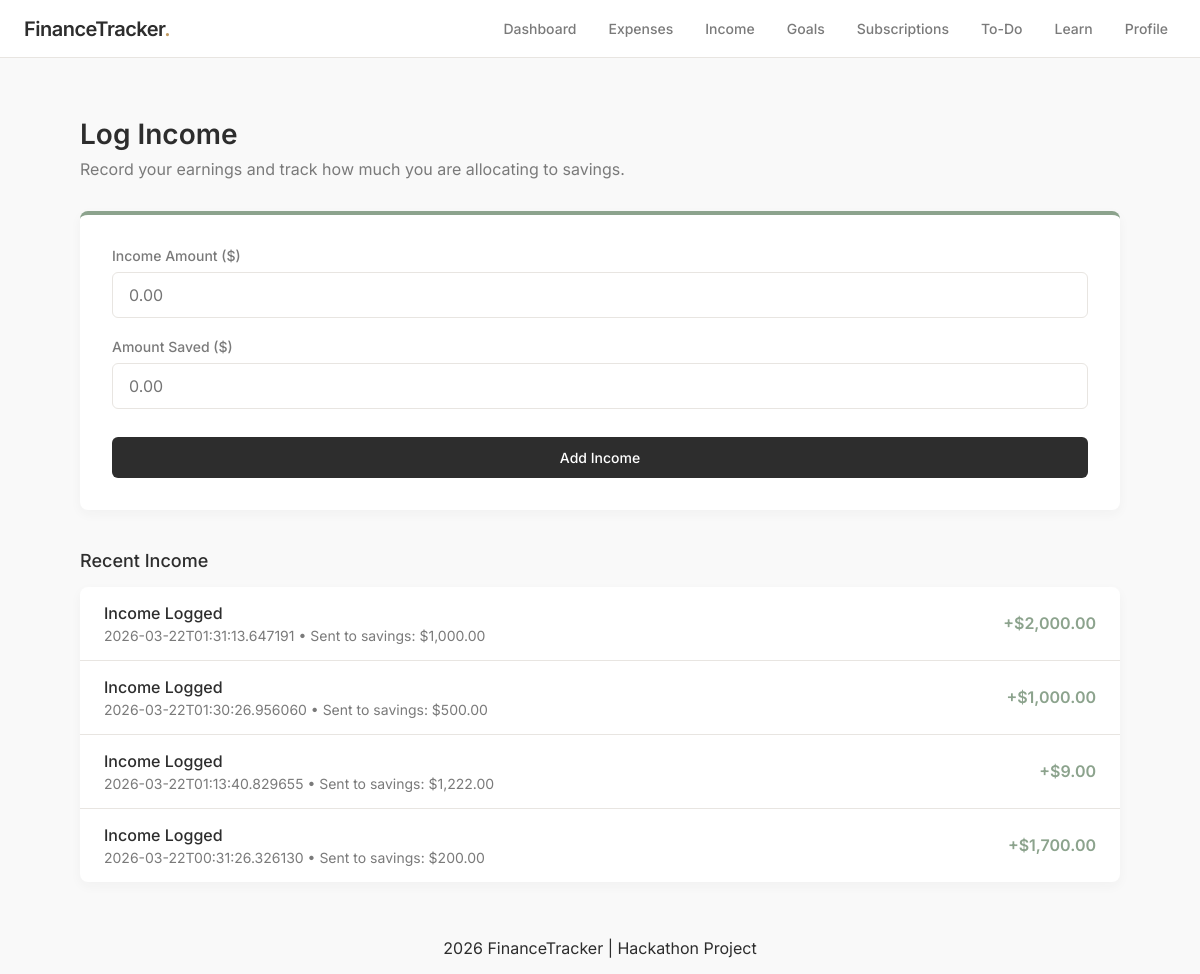
The app's page /income/oleksii, older data.
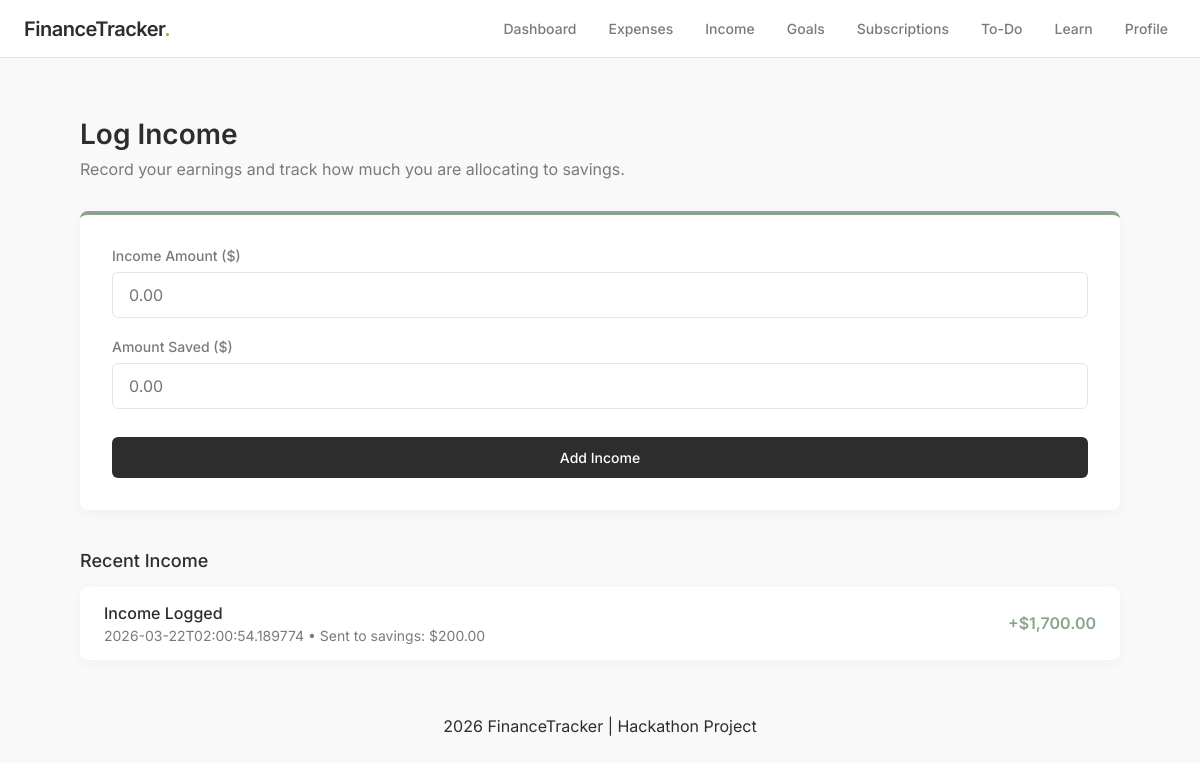
The same page, newer data.
### tables this page shows
CREATE TABLE income (
        id INTEGER PRIMARY KEY AUTOINCREMENT,
        user_id INTEGER,
        amount REAL,
        saved REAL,
        date TEXT
    );

### app.py (the view, shortened to what this page needs)
@app.route("/income/<username>", methods=["GET", "POST"])
def income(username):
    user_id = get_user_id(username)
    if not user_id:
        return redirect(url_for("index"))
    conn = get_db()
    data = conn.execute(
        "SELECT * FROM income WHERE user_id=? ORDER BY date DESC",
        (user_id,)
    ).fetchall()
    conn.close()
    return render_template("income.html", data=data, username=username)

### app.py (called while the page is built)
def get_db():
    conn = sqlite3.connect(DB)
    conn.row_factory = sqlite3.Row
    return conn

def get_user_id(username):
    conn = get_db()
    user = conn.execute(
        "SELECT id FROM users WHERE username=?",
        (username,)
    ).fetchone()
    conn.close()
    return user["id"] if user else None

@app.context_processor
def inject_user():
    username = request.view_args.get("username") if request.view_args else None
    return dict(current_user=username)

### templates/income.html (shortened to what this page needs)
{% extends "layout.html" %}
{% block navbar %}
    {% include "navbar.html" %}
{% endblock %}
{% block content %}
<div class="container">
    <div class="dashboard-header">
        <h1>Log Income</h1>
        <p>Record your earnings and track how much you are allocating to savings.</p>
    </div>
    <div class="form-card" style="border-top-color: #8CA38D;">
        <form method="POST">
            <div class="form-group">
                <label>Income Amount ($)</label>
                <input type="number" step="0.01" name="amount" class="form-control" placeholder="0.00" required>
            </div>
            <div class="form-group">
                <label>Amount Saved ($)</label>
                <input type="number" step="0.01" name="saved" class="form-control" placeholder="0.00" required>
            </div>
            <button type="submit" class="btn-primary" style="width: 100%; margin-top: 8px;">Add Income</button>
        </form>
    </div>
    <h3 class="section-title">Recent Income</h3>
    <div class="transaction-list">
        {% if data %}
            {% for i in data %}
                <div class="transaction-item">
                    <div class="tx-details">
                        <h4>Income Logged</h4>
                        <p>{{ i.date }} • Sent to savings: ${{ "{:,.2f}".format(i.saved|float) }}</p>
                    </div>
                    <div class="tx-amount" style="color: #8CA38D;">
                        +${{ "{:,.2f}".format(i.amount|float) }}
                    </div>
                </div>
            {% endfor %}
        {% else %}
            <div class="empty-state" style="padding: 32px; text-align: center; color: #7A7A7A;">
                No income logged yet. Time to get that bread!
            </div>
        {% endif %}
    </div>
</div>
{% endblock %}

### templates/layout.html (shortened to what this page needs)
<!DOCTYPE html>
<html lang="en">
<head>
    <link rel="stylesheet" href="{{ url_for('static', filename='css/style.css') }}">
</head>
<body>
    {% block navbar %}{% endblock %}
    <main>
        {% block content %}{% endblock %}
    </main>
    {% include "footer.html" %}
</body>
</html>

### templates/navbar.html
<nav class="navbar">
    <div class="nav-left">
        <h2>FinanceTracker</h2>
    </div>
    <div class="nav-right">
        <a href="{{ url_for('dashboard', username=current_user) }}">Dashboard</a>
        <a href="{{ url_for('expenses', username=current_user) }}">Expenses</a>
        <a href="{{ url_for('income', username=current_user) }}">Income</a>
        <a href="{{ url_for('goals', username=current_user) }}">Goals</a>
        <a href="{{ url_for('subscriptions', username=current_user) }}">Subscriptions</a>
        <a href="{{ url_for('todo', username=current_user) }}">To-Do</a>
        <a href="{{ url_for('learn', username=current_user) }}">Learn</a>
        <a href="{{ url_for('profile', username=current_user) }}">Profile</a>
    </div>
</nav>

### templates/footer.html
<footer class="footer">
    <p>2026 FinanceTracker | Hackathon Project</p>
</footer>

### static/css/style.css (style rules this page uses)
body { font-family: 'Inter', -apple-system, BlinkMacSystemFont, "Segoe UI", sans-serif; background-color: #F9F9F9; color: #2D2D2D; margin: 0; -webkit-font-smoothing: antialiased; }
.navbar { display: flex; justify-content: space-between; align-items: center; background-color: #FFFFFF; padding: 16px 24px; border-bottom: 1px solid #E8E5E1; }
.nav-left h2 { font-size: 20px; font-weight: 600; color: #2D2D2D; margin: 0; letter-spacing: -0.5px; }
.nav-left h2::after { content: '.'; color: #C29B62; }
.nav-right { display: flex; gap: 16px; align-items: center; }
.nav-right a { text-decoration: none; color: #7A7A7A; font-size: 14px; font-weight: 500; padding: 4px 8px; border-radius: 4px; transition: all 0.2s ease; }
.container { max-width: 1040px; margin: 0 auto; padding: 40px 24px; }
.dashboard-header { margin-bottom: 32px; }
.dashboard-header h1 { font-size: 28px; color: #2D2D2D; margin-bottom: 8px; font-weight: 600; }
.dashboard-header p { color: #7A7A7A; font-size: 16px; margin-top: 0; }
.section-title { font-size: 18px; color: #2D2D2D; margin-bottom: 16px; margin-top: 40px; font-weight: 500; }
.footer { display: flex; justify-content: center; }
.form-card { background-color: #FFFFFF; padding: 32px; border-radius: 8px; box-shadow: 0 4px 12px rgba(45, 45, 45, 0.04); margin-bottom: 40px; border-top: 4px solid #BA827A; }
.form-group { margin-bottom: 20px; }
.form-group label { display: block; font-size: 14px; color: #7A7A7A; margin-bottom: 8px; font-weight: 500; }
.form-control { width: 100%; padding: 12px 16px; font-size: 16px; color: #2D2D2D; background-color: #FFFFFF; border: 1px solid #E8E5E1; border-radius: 6px; font-family: inherit; box-sizing: border-box; transition: border-color 0.2s ease; }
.transaction-list { background-color: #FFFFFF; border-radius: 8px; box-shadow: 0 4px 12px rgba(45, 45, 45, 0.04); overflow: hidden; }
.transaction-item { display: flex; justify-content: space-between; align-items: center; padding: 16px 24px; border-bottom: 1px solid #E8E5E1; }
.transaction-item:last-child { border-bottom: none; }
.tx-details h4 { margin: 0 0 4px 0; color: #2D2D2D; font-size: 16px; font-weight: 500; }
.tx-details p { margin: 0; color: #7A7A7A; font-size: 14px; }
.tx-amount { color: #2D2D2D; font-weight: 600; font-size: 16px; }
.btn-primary { display: inline-block; background-color: #2D2D2D; color: #FFFFFF; text-align: center; text-decoration: none; padding: 12px 24px; border-radius: 6px; font-weight: 500; font-size: 14px; font-family: inherit; border: none; cursor: pointer; transition: background-color 0.2s ease, transform 0.1s ease; width: 100%; }

Row changes from the older to the newer data that the page shows:
removed income: date "2026-03-22T01:31:13.647191", saved "1,000.00", amount "2,000.00"
removed income: date "2026-03-22T01:30:26.956060", saved "500.00", amount "1,000.00"
removed income: date "2026-03-22T01:13:40.829655", saved "1,222.00", amount "9.00"
changed income: date "2026-03-22T00:31:26.326130" → "2026-03-22T02:00:54.189774"
